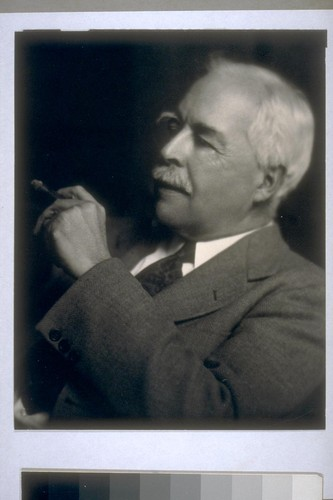
#> input picture image-search/gilbert-n-lewis-public-domain-commons-po-1.jpg, 333 x 500 px
$ python draw_01_04.py
#> lines starting #> are read from the running program, lines starting #| are printed output that depends on the picture
#!/usr/bin/env python3
from pathlib import Path
from PIL import Image, ImageDraw, ImageFont
import math, csv, shutil
ROOT=Path(__file__).resolve().parents[1]
OUT=ROOT/'rasmlar'/'lewis';OUT.mkdir(parents=True,exist_ok=True)
F='/usr/share/fonts/truetype/dejavu/DejaVuSerif.ttf'
def font(n):return ImageFont.truetype(F,n)
portrait=Image.open(ROOT.parent/'image-search'/'gilbert-n-lewis-public-domain-commons-po-1.jpg')
#> portrait is the input picture: PIL image 333x500 RGB; mean R, G, B 94.1, 96.6, 99.3
w,h=portrait.size
#> w = 333; h = 500
portrait.crop((0,0,w,int(h*.89))).save(OUT/'lewis.jpg',quality=95)
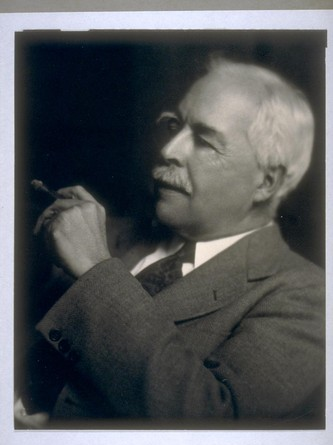
#> saved as lewis.jpg: PIL image 333x445 RGB; mean R, G, B 84.2, 86.9, 88.6

def canvas(height=900):
#> called with height = 900
    im=Image.new('RGB',(640,height),'#F5F8FA');return im,ImageDraw.Draw(im)
def arrow(d,start,end):
    x,y=start;xx,yy=end;d.line((x,y,xx,yy),fill='#A8752E',width=5)
    angle=math.atan2(yy-y,xx-x)
    pts=[(xx,yy)]+[(xx-22*math.cos(angle+a),yy-22*math.sin(angle+a)) for a in [-.4,.4]]
    d.polygon(pts,fill='#A8752E')
im,d=canvas()
d.text((75,40),'DONOR: NH₃',font=font(37),fill='#0B2C4A')
d.text((270,155),'N',font=font(53),fill='#0B2C4A')
for x,y in [(200,115),(405,115),(315,275)]:
    d.text((x-18,y-24),'H',font=font(37),fill='#243746')
d.line((255,155,220,135),fill='#243746',width=3)
d.line((325,155,380,135),fill='#243746',width=3)
d.line((293,215,305,250),fill='#243746',width=3)
# A separate explicitly labelled pair avoids misrepresenting a full geometry.
d.ellipse((345,170,354,179),fill='#A8752E');d.ellipse((345,191,354,200),fill='#A8752E')
d.text((365,265),'erkin juft',font=font(26),fill='#243746')
arrow(d,(450,323),(450,450))
d.text((70,480),'AKSEPTOR: BF₃',font=font(35),fill='#0B2C4A')
d.text((210,590),'F₃B←NH₃',font=font(39),fill='#0B2C4A')
d.text((100,700),'Yangi B–N bog‘i',font=font(31),fill='#243746')
d.text((75,770),'Elektron jufti: N → B',font=font(29),fill='#243746')
im.save(OUT/'donor_akseptor.png')
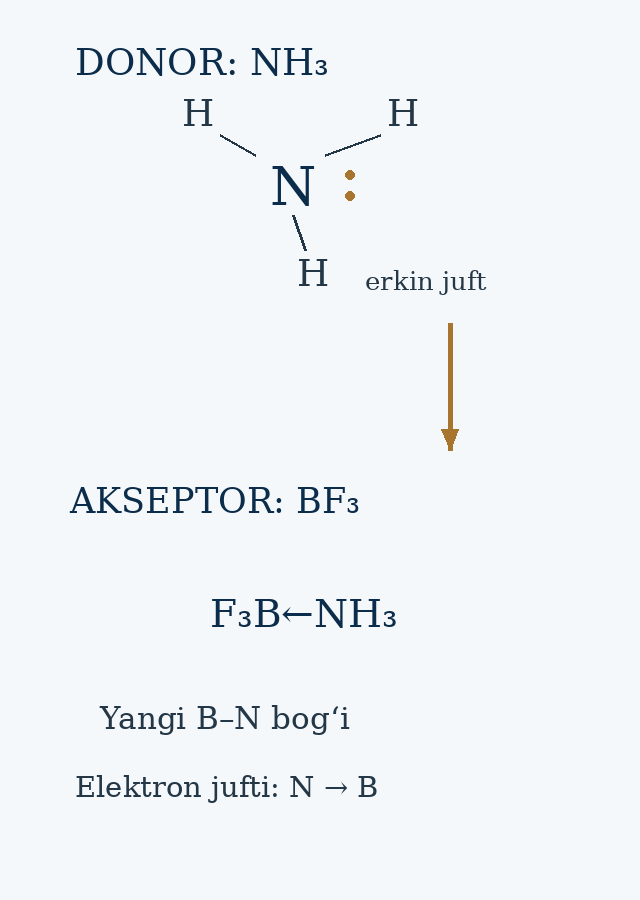
#> saved as donor_akseptor.png: PIL image 640x900 RGB; mean R, G, B 240.6, 244, 246.3

im,d=canvas(820)
#> call 2 of canvas, with height = 820
#> in canvas (call 2), `im = Image.new('RGB', (640, height), '#F5F8FA')`:
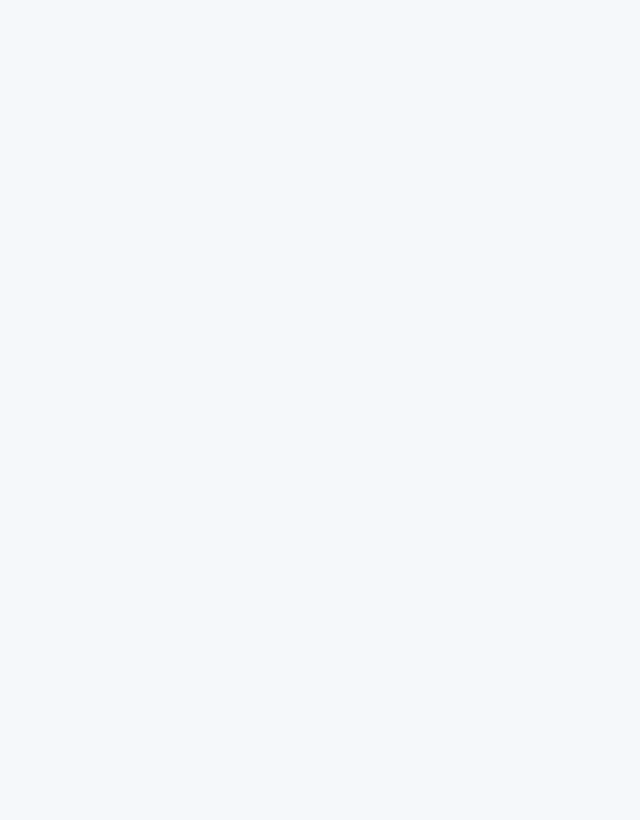
#> im: PIL image 640x820 RGB; mean R, G, B 245, 248, 250
d.text((85,45),'[Ag(NH₃)₂]⁺',font=font(41),fill='#0B2C4A')
d.text((255,180),'NH₃',font=font(39),fill='#243746')
arrow(d,(300,255),(300,345))
d.text((255,375),'Ag⁺',font=font(43),fill='#0B2C4A')
arrow(d,(300,580),(300,485))
d.text((255,615),'NH₃',font=font(39),fill='#243746')
d.text((65,735),'Juftlar metallga beriladi',font=font(28),fill='#243746')
im.save(OUT/'kumush.png')
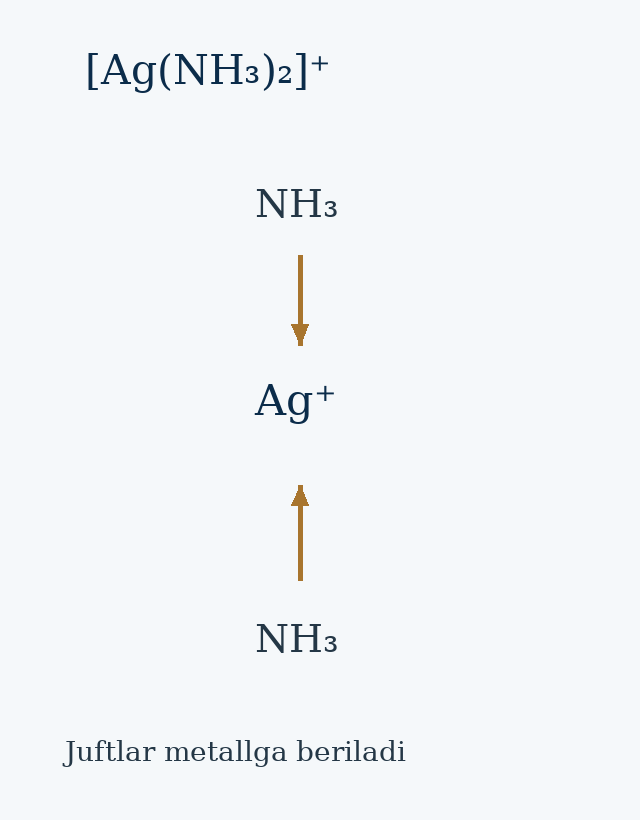
#> saved as kumush.png: PIL image 640x820 RGB; mean R, G, B 242.4, 245.5, 247.6

def graph(name,xmin,xmax,ymin,ymax,xticks,yticks,func,xlabel,ylabel):
#> called with name = 'energiya.png', xmin = -3, xmax = 3, ymin = -20, ymax = 20, xlabel = 'lg K', ylabel = 'ΔG°, kJ/mol'
    im,d=canvas(720);l,r,t,b=110,590,110,580
#> call 3 of canvas, with height = 720
#> in canvas (call 3), `im = Image.new('RGB', (640, height), '#F5F8FA')`:
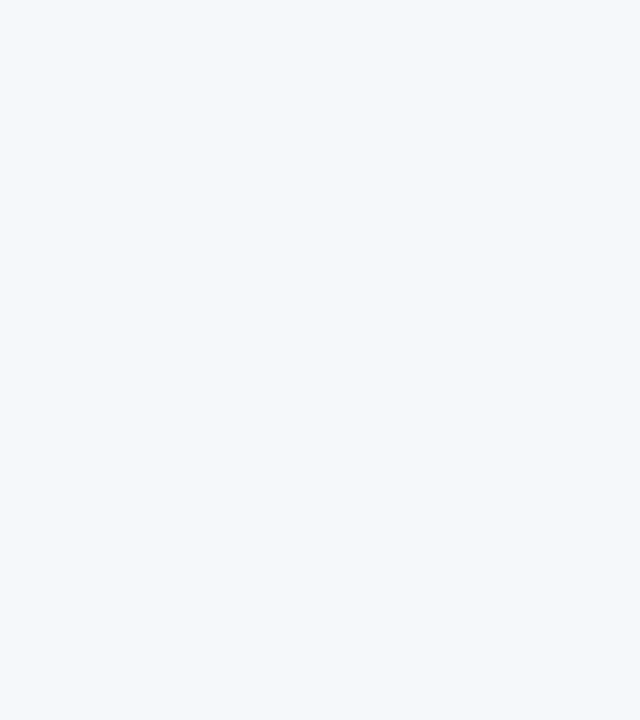
#> im: PIL image 640x720 RGB; mean R, G, B 245, 248, 250
    X=lambda x:l+(x-xmin)/(xmax-xmin)*(r-l)
    Y=lambda y:b-(y-ymin)/(ymax-ymin)*(b-t)
    d.text((28,24),ylabel,font=font(30),fill='#0B2C4A')
    for y in yticks:
        yy=Y(y);d.line((l,yy,r,yy),fill='#D4DFE6',width=2)
        d.text((15,yy-18),str(y).replace('-','−'),font=font(26),fill='#243746')
    for x in xticks:
        xx=X(x);d.line((xx,t,xx,b),fill='#D4DFE6',width=2)
        d.text((xx-17,b+17),str(x).replace('-','−'),font=font(26),fill='#243746')
    d.line((l,t,l,b,r,b),fill='#0B2C4A',width=3)
    d.text((140,650),xlabel,font=font(28),fill='#0B2C4A')
    rows=[]
    for i in range(201):
        x=xmin+(xmax-xmin)*i/200;rows.append((x,func(x)))
    d.line([(X(x),Y(y)) for x,y in rows],fill='#A8752E',width=5)
    im.save(OUT/name)
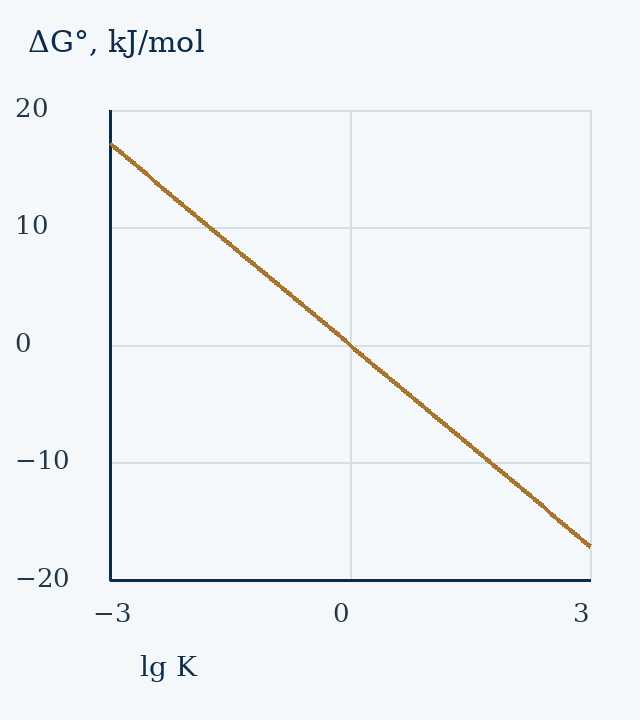
#> saved as energiya.png: PIL image 640x720 RGB; mean R, G, B 241.5, 244.6, 246.5
    with (OUT/(Path(name).stem+'.csv')).open('w') as f:
        w=csv.writer(f);w.writerow(['x','y']);w.writerows(rows)

graph('energiya.png',-3,3,-20,20,[-3,0,3],[-20,-10,0,10,20],lambda x:-8.314462618*298.15*math.log(10)*x/1000,'lg K','ΔG°, kJ/mol')
graph('kompleks.png',-6,-1,0,100,[-6,-4,-2,-1],[0,25,50,75,100],lambda x:100*1e3*10**x/(1+1e3*10**x),'lg([L]/(1 mol/L))','θ, %')
#> call 2 of graph, with name = 'kompleks.png', xmin = -6, xmax = -1, ymin = 0, ymax = 100, xlabel = 'lg([L]/(1 mol/L))', ylabel = 'θ, %'
#> in graph (call 2), `im.save(OUT/name)`:
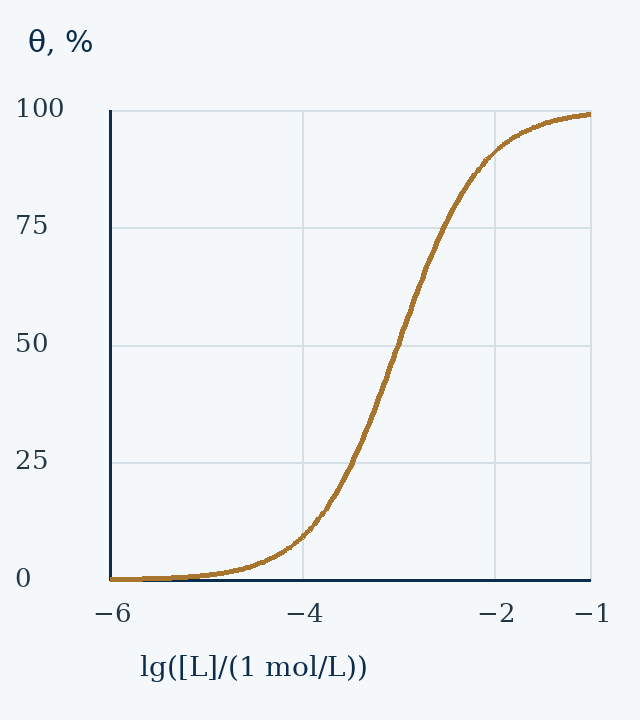
#> saved as kompleks.png: PIL image 640x720 RGB; mean R, G, B 241.2, 244.2, 246
assert abs(1e3*1e-3/(1+1e3*1e-3)-.5)<1e-12
print(OUT)

$ run again, with image-search/gilbert-n-lewis-public-domain-commons-po-2.jpg copied over image-search/gilbert-n-lewis-public-domain-commons-po-1.jpg
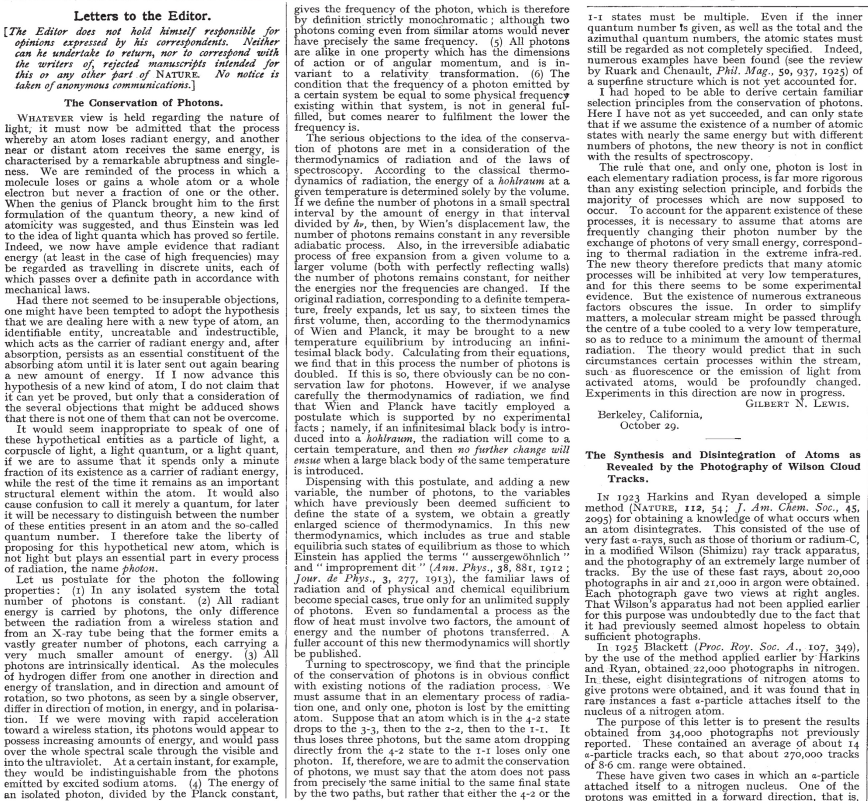
#> input picture image-search/gilbert-n-lewis-public-domain-commons-po-2.jpg, 2603 x 2403 px (shown at 1/3 size)
#> portrait is the input picture: PIL image 2603x2403 RGB; mean R, G, B 219.7, 219.1, 219.4
#> `portrait.crop((0,0,w,int(h*.89))).save(OUT/'lewis.jpg',quality=95)`:
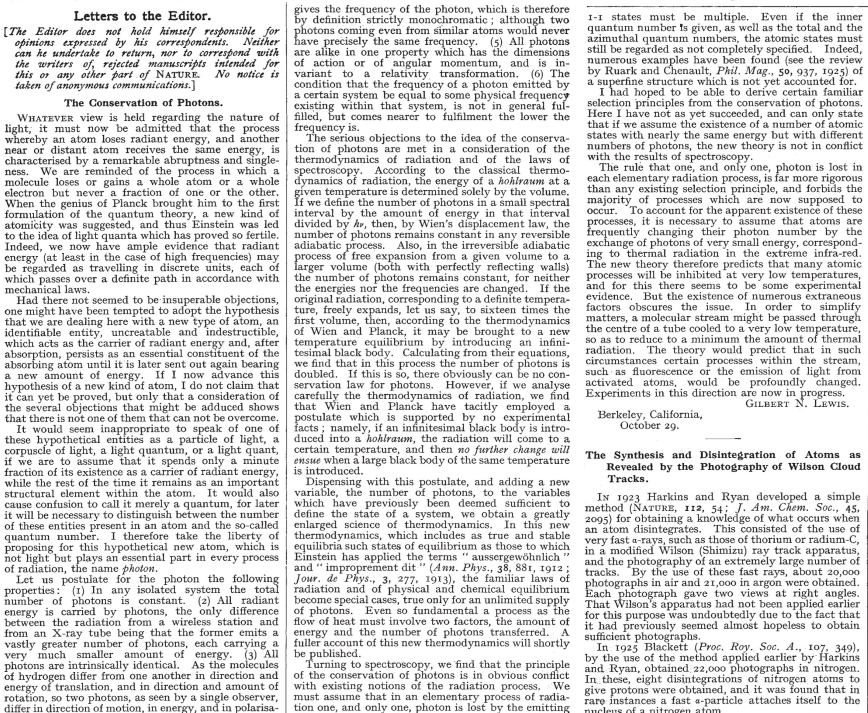
#> saved as lewis.jpg: PIL image 2603x2138 RGB (shown at 1/3 size); mean R, G, B 219.7, 219.2, 219.5
#> im: PIL image 640x820 RGB
#> im: PIL image 640x720 RGB
